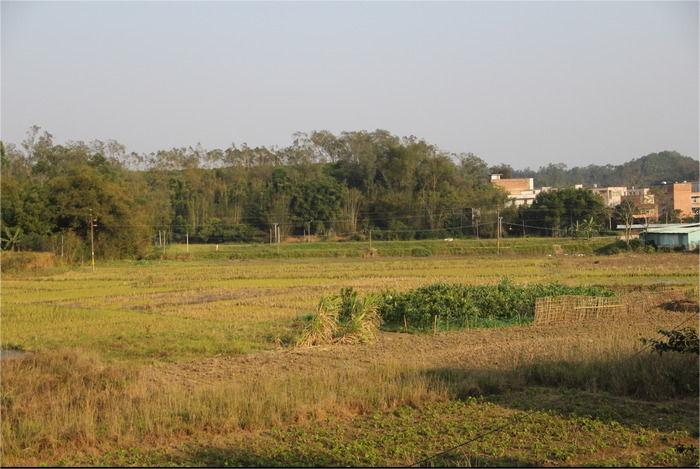
#> input picture content-aware-rotation-master/GAMA/img/input/test1.jpg, 700 x 469 px, found by its file name
$ python convert.py
#> lines starting #> are read from the running program, lines starting #| are printed output that depends on the picture
import cv2
import numpy as np
from matplotlib import pyplot as plt

# 读取RGB图像
img_bgr = cv2.imread('D:\\Network model file\\code\\beauty\\3finish_content-aware-rotation-master\\GAMA\\img\\input\\test1.jpg')
#> img_bgr is the input picture: shape (469, 700, 3); mean B, G, R 103.4, 133.8, 146.2

# 转换为HSV图像
img_hsv = cv2.cvtColor(img_bgr, cv2.COLOR_BGR2HSV)
#> img_hsv: shape (469, 700, 3); mean H, S, V 48.1, 95.6, 148.9

# 显示结果
plt.subplot(121), plt.imshow(cv2.cvtColor(img_bgr, cv2.COLOR_BGR2RGB)), plt.title('Original')
plt.xticks([]), plt.yticks([])
plt.subplot(122), plt.imshow(cv2.cvtColor(img_hsv, cv2.COLOR_HSV2RGB)), plt.title('HSV')
plt.xticks([]), plt.yticks([])
plt.show()
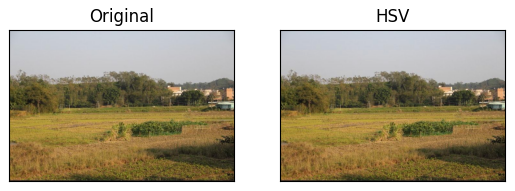
#> figure drawn by matplotlib, 2 panels

$ run again, with content-aware-rotation-master/GAMA/img/input/test2.png saved as content-aware-rotation-master/GAMA/img/input/test1.jpg
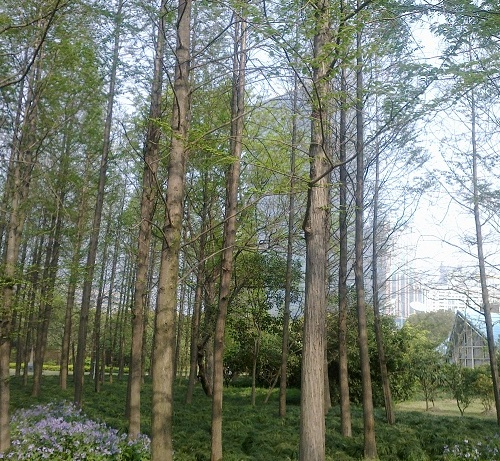
#> input picture content-aware-rotation-master/GAMA/img/input/test2.png, 500 x 461 px, found by its file name
#> img_bgr is the input picture: shape (461, 500, 3); mean B, G, R 110.3, 124.6, 117.6
#> img_hsv: shape (461, 500, 3); mean H, S, V 58.6, 63.6, 128.6
#> `plt.show()`:
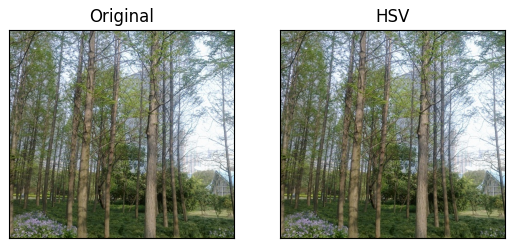
#> figure drawn by matplotlib, 2 panels
